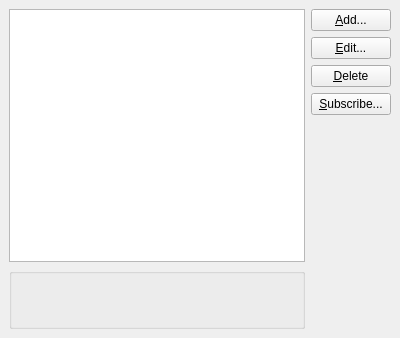
<ui version="4.0" >
 <author>Volker Krause &lt;volker.krause@rwth-aachen.de></author>
 <comment></comment>
 <exportmacro></exportmacro>
 <class>KNode::NntpAccountListWidgetBase</class>
 <widget class="QWidget" name="KNode::NntpAccountListWidgetBase" >
  <property name="geometry" >
   <rect>
    <x>0</x>
    <y>0</y>
    <width>400</width>
    <height>338</height>
   </rect>
  </property>
  <property name="windowTitle" >
   <string>Form</string>
  </property>
  <layout class="QGridLayout" >
   <property name="margin" >
    <number>9</number>
   </property>
   <property name="spacing" >
    <number>6</number>
   </property>
   <item rowspan="5" row="0" column="0" >
    <widget class="QListWidget" name="mAccountList" />
   </item>
   <item row="5" column="0" >
    <widget class="QGroupBox" name="groupBox" >
     <property name="title" >
      <string/>
     </property>
     <layout class="QVBoxLayout" >
      <property name="margin" >
       <number>9</number>
      </property>
      <property name="spacing" >
       <number>6</number>
      </property>
      <item>
       <widget class="QLabel" name="mServerInfo" >
        <property name="text" >
         <string/>
        </property>
       </widget>
      </item>
      <item>
       <widget class="QLabel" name="mPortInfo" >
        <property name="text" >
         <string/>
        </property>
       </widget>
      </item>
     </layout>
    </widget>
   </item>
   <item row="0" column="1" >
    <widget class="QPushButton" name="mAddButton" >
     <property name="text" >
      <string>&amp;Add...</string>
     </property>
    </widget>
   </item>
   <item row="1" column="1" >
    <widget class="QPushButton" name="mEditButton" >
     <property name="text" >
      <string>&amp;Edit...</string>
     </property>
    </widget>
   </item>
   <item row="2" column="1" >
    <widget class="QPushButton" name="mDeleteButton" >
     <property name="text" >
      <string>&amp;Delete</string>
     </property>
    </widget>
   </item>
   <item row="3" column="1" >
    <widget class="QPushButton" name="mSubscribeButton" >
     <property name="text" >
      <string>&amp;Subscribe...</string>
     </property>
    </widget>
   </item>
   <item row="4" column="1" >
    <spacer>
     <property name="orientation" >
      <enum>Qt::Vertical</enum>
     </property>
     <property name="sizeHint" >
      <size>
       <width>20</width>
       <height>40</height>
      </size>
     </property>
    </spacer>
   </item>
  </layout>
 </widget>
 <layoutfunction spacing="KDialog::spacingHint()" margin="KDialog::marginHint()" />
 <pixmapfunction></pixmapfunction>
 <includes/>
 <resources/>
 <connections/>
</ui>
